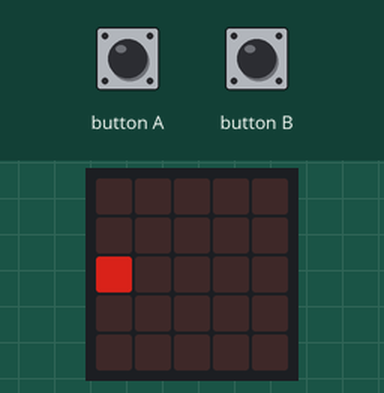
Simulated run of this program. Board: BBC micro:bit running MicroPython. Shown: the board's 5×5 LED display. Inputs (shaded band) come from the test bench. Dim RGB values are drawn brighter than linear.

Above: at 1.2 s.
1.3 s: button B pressed for 1 s
At 3.1 s:
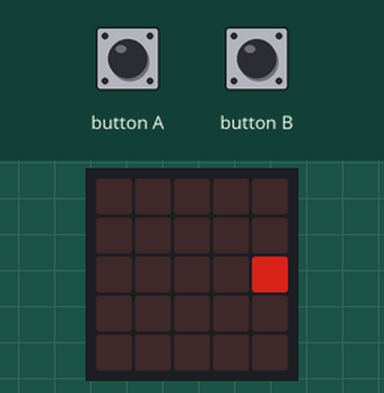
3.8 s: button A pressed for 0.15 s
At 5.2 s:
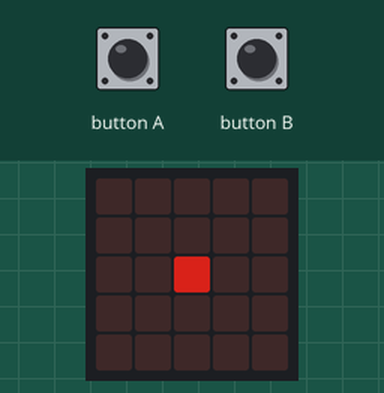
5.5 s: button A pressed for 1 s
At 5.67 s:
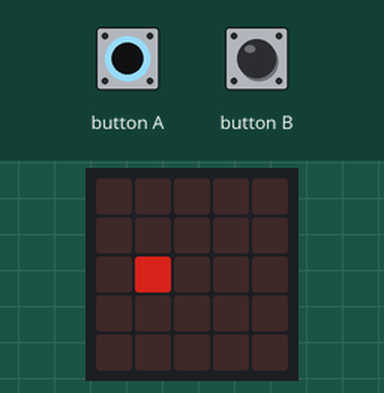
Timing chart, 0 to 8.5 s (numbered marks = the images above; inputs shaded):
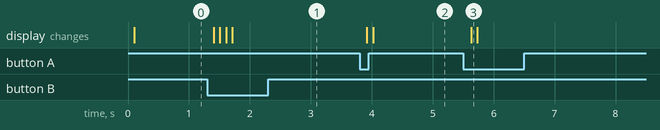

Measured:
- after the input at 1.3 s, the display: first changes after 0.11 s (image 1 shows a later state)
- after the input at 3.8 s, the display: first changes after 0.12 s (image 2 shows a later state)
- after the input at 5.5 s, the display: changes after 0.13 s (image 3)

The program:

movendo_luzes.py
```python
# Add your Python code here. E.g.
from microbit import *
l1=00000
l2=00000
l3=00000
l4=00000
l5=00000
imagem=str(l1)+":"+str(l2)+":"+str(l3)+":"+str(l4)+":"+str(l5)
#gerador de imagem com  leds programáveis

pos=0
i=0

while True:
    display.show(Image(str(imagem)))

    l3="";

    if button_a.is_pressed() and int(pos) >0:
        pos = int(pos) - 1

    if button_b.is_pressed() and int(pos) <4:
        pos = int(pos) + 1

    for i in range(5):
        if(int(pos) != int(i)):
            l3 = str(l3) + "0"
        else:
            l3 = str(l3) + "5"

    imagem=str(l1)+":"+str(l2)+":"+str(l3)+":"+str(l4)+":"+str(l5)
    sleep(100)
```
